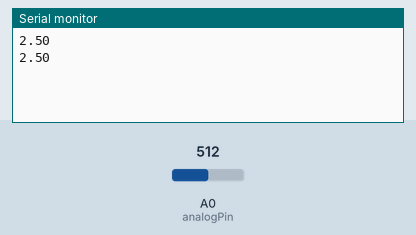
Simulated run of this sketch. Board: Arduino Uno, built with avr-gcc and run on an emulated ATmega328P. On the bench: the last lines printed to the serial monitor. The inputs (shaded band) are chosen by the test bench; at power-on: A0 (analogPin) = 512.

Above: at 1.8 s.
1.9 s: A0 (analogPin) set to 716
At 2.8 s:
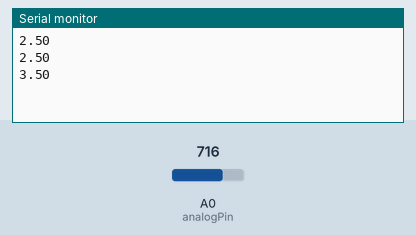
3.4 s: A0 (analogPin) set to 900
At 4.8 s:
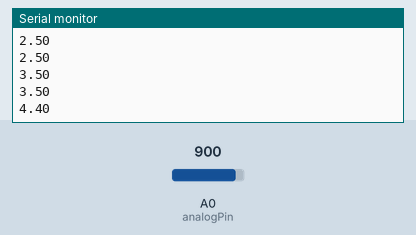
Timing chart, 0 to 6.4 s (numbered marks = the images above; inputs shaded):
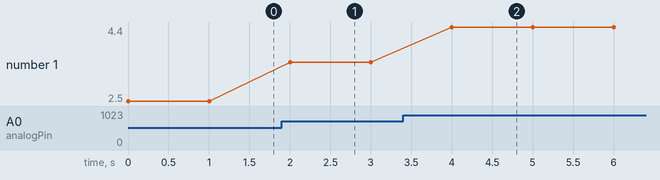

The sketch:

sketch_01_06_serial.ino
```cpp
// sketch 01_06_analog

int analogPin = A0;

void setup() {
  Serial.begin(9600);
}

void loop() {
  int rawReading = analogRead(analogPin);
  float volts = rawReading / 204.6;
  Serial.println(volts);
  delay(1000);
}
```

Measured:
- after the input at 1.9 s, the serial monitor: prints a new line after 0.10 s (image 1)
- after the input at 3.4 s, the serial monitor: prints a new line after 0.60 s (image 2)
- plotted number 1: 2.5 → 3.5 after the input at 1.9 s, 3.5 → 4.4 after the input at 3.4 s
